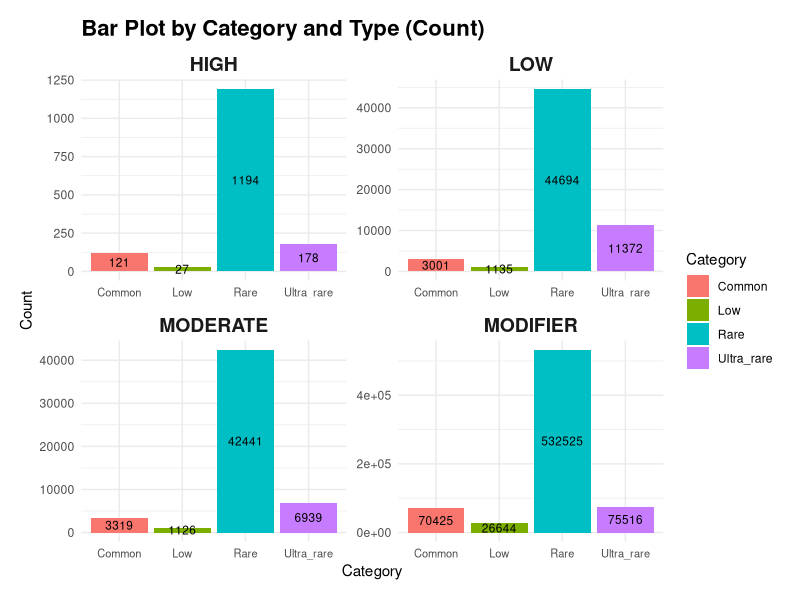
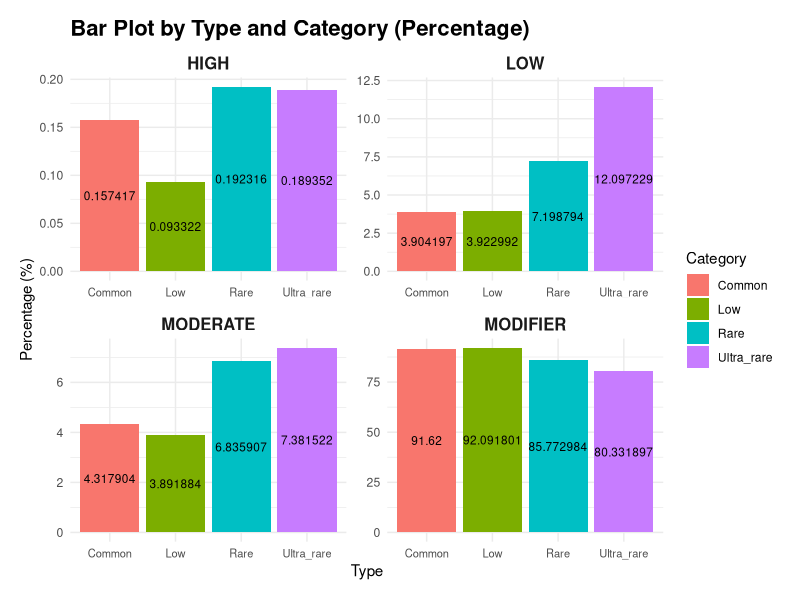

Write R code to recreate these figures, in order.
# Load necessary libraries
library(ggplot2)
library(tidyr)

# Create the data frame with count values
data <- data.frame(
  Type = c("HIGH", "LOW", "MODERATE", "MODIFIER"),
  Common = c(121, 3001, 3319, 70425),
  Low = c(27, 1135, 1126, 26644),
  Rare = c(1194, 44694, 42441, 532525),
  Ultra_rare = c(178, 11372, 6939, 75516)
)

# Reshape the data from wide to long format
long_data <- pivot_longer(data, cols = Common:Ultra_rare, names_to = "Category", values_to = "Count")

# Create the bar plot with count values, faceted by Type
ggplot(long_data, aes(x = Category, y = Count, fill = Category)) +
  geom_bar(stat = "identity", position = "stack", width = 0.9) +  # Stack bars with reduced width
  geom_text(aes(label = Count),  # Add count labels
            position = position_stack(vjust = 0.5),  # Position labels in the middle of the bars
            size = 3) +  # Adjust the size of the text
  facet_wrap(~ Type, scales = "free", nrow = 2) +  # Facet by Type, 2 rows for compactness
  theme_minimal() +
  labs(title = "Bar Plot by Category and Type (Count)", x = "Category", y = "Count") +
  theme(
    axis.text.x = element_text(size = 8, angle = 0, hjust = 0.5),  # Smaller text, horizontal alignment
    plot.title = element_text(size = 16, face = "bold"),  # Larger and bold title font
    strip.text = element_text(size = 14, face = "bold"),  # Increase the facet labels (Type names) font size
    panel.spacing = unit(0.5, "lines"),  # Adjust spacing between facets
    plot.margin = unit(c(0.5, 0.5, 0.5, 0.5), "cm")  # Reduce margin around the plot
  )

##################### Percentage   ###############

# Load necessary libraries
library(ggplot2)
library(tidyr)

# Create the data frame with percentage values
data <- data.frame(
  Type = c("HIGH", "LOW", "MODERATE", "MODIFIER"),
  Common = c(0.157417, 3.904197, 4.317904, 91.62),
  Low = c(0.093322, 3.922992, 3.891884, 92.091801),
  Rare = c(0.192316, 7.198794, 6.835907, 85.772984),
  Ultra_rare = c(0.189352, 12.097229, 7.381522, 80.331897)
)

# Reshape the data from wide to long format
long_data <- pivot_longer(data, cols = Common:Ultra_rare, names_to = "Category", values_to = "Percentage")

# Create the bar plot with percentage values
ggplot(long_data, aes(x = Category, y = Percentage, fill = Category)) +
  geom_bar(stat = "identity", position = "stack", width = 0.9) + 
  geom_text(aes(label = Percentage),  # Add count labels
            position = position_stack(vjust = 0.5),  # Position labels in the middle of the bars
            size = 3) +  # Adjust the size of the text# Stack bars with reduced width
  facet_wrap(~ Type, scales = "free", nrow = 2) +  # Facet by category, 2 rows for compactness
  theme_minimal() +
  labs(title = "Bar Plot by Type and Category (Percentage)", x = "Type", y = "Percentage (%)") +
  theme(
    axis.text.x = element_text(size = 8, angle = 0, hjust = 0.5),  # Smaller text, horizontal alignment
    plot.title = element_text(size = 16, face = "bold"),  # Larger and bold title font
    strip.text = element_text(size = 12, face = "bold"),  # Increase the facet labels (Category names) font size
    panel.spacing = unit(0.5, "lines"),  # Adjust spacing between facets
    plot.margin = unit(c(0.5, 0.5, 0.5, 0.5), "cm")  # Reduce margin around the plot
  )
